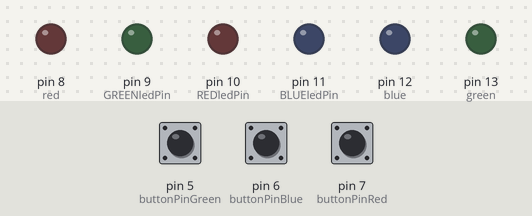
This sketch was run on a simulated Arduino Uno, built with avr-gcc and run on an emulated ATmega328P. Shown: output pins drawn as LEDs (lit = HIGH). Inputs (shaded band) come from the test bench; at power-on: pin 5 (buttonPinGreen) HIGH, pin 6 (buttonPinBlue) HIGH, pin 7 (buttonPinRed) HIGH.

Above: at 1.2 s.
1.3 s: pin 5 (buttonPinGreen) pulled LOW for 0.15 s
At 1.37 s:
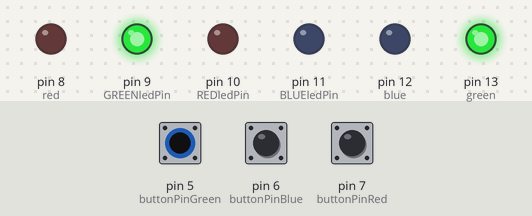
2.9 s: pin 6 (buttonPinBlue) pulled LOW for 0.15 s
At 2.97 s:
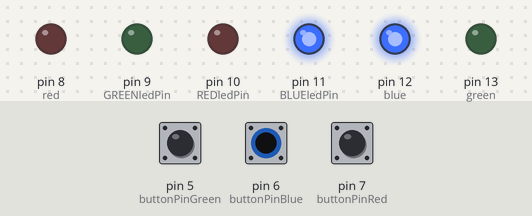
4.5 s: pin 7 (buttonPinRed) pulled LOW for 0.15 s
At 4.57 s:
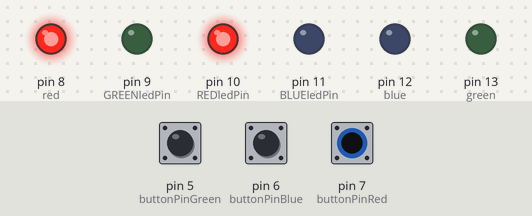
6.1 s: pin 7 (buttonPinRed) pulled LOW for 3.2 s
At 9.9 s:
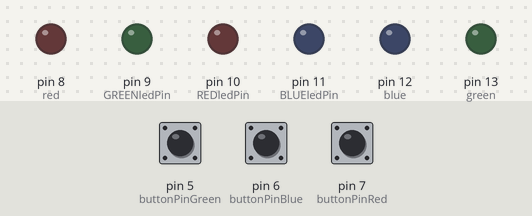
10.8 s: pin 5 (buttonPinGreen) pulled LOW for 3.2 s
At 12.2 s:
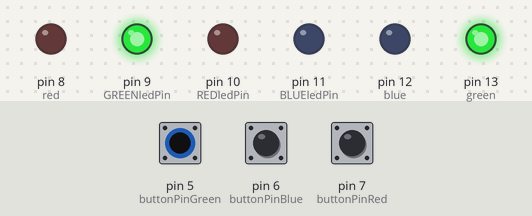
15.5 s: pin 5 (buttonPinGreen) driven LOW and pin 6 (buttonPinBlue) driven LOW
At 15.8 s:
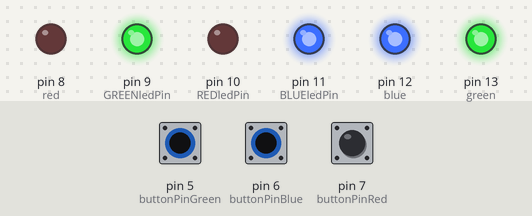
Timing chart, 0 to 18.0 s (numbered marks = the images above; inputs shaded):
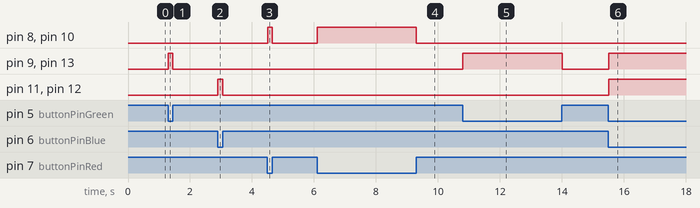

Measured:
- after the input at 1.3 s, pin 9 (GREENledPin), pin 13 (green): LOW → HIGH at once, → LOW 0.15 s later
- after the input at 2.9 s, pin 11 (BLUEledPin), pin 12 (blue): LOW → HIGH at once, → LOW 0.15 s later
- after the input at 4.5 s, pin 8 (red), pin 10 (REDledPin): LOW → HIGH at once, → LOW 0.15 s later
- after the input at 6.1 s, pin 8 (red), pin 10 (REDledPin): LOW → HIGH at once, → LOW 3.2 s later
- after the input at 10.8 s, pin 9 (GREENledPin), pin 13 (green): LOW → HIGH at once, → LOW 3.2 s later
- after the input at 15.5 s, pin 9 (GREENledPin), pin 11 (BLUEledPin), pin 12 (blue), pin 13 (green): LOW → HIGH at once

The sketch:

LEDstrip.ino
```cpp
const int green = 13; //Green LED Strip
const int blue = 12; //Blue LED Strip
const int BLUEledPin =  11; //Blue LED Pin
const int REDledPin =  10; //Red LED Pin
const int GREENledPin =  9; //Green LED Pin
const int red = 8; //Red LED Strip
const int buttonPinRed = 7; // the number of the pushbutton pin
const int buttonPinBlue = 6; // the number of the pushbutton pin
const int buttonPinGreen = 5; // the number of the pushbutton pin

int buttonStateRed = 0; // variable for reading the pushbutton status
int buttonStateBlue = 0; // variable for reading the pushbutton status
int buttonStateGreen = 0; // variable for reading the pushbutton status
int color=0; //Initial State of Color

void setup() {
    // initialize the LED pin as an output:
  pinMode(BLUEledPin, OUTPUT);
  pinMode(REDledPin, OUTPUT);
  pinMode(GREENledPin, OUTPUT);

    // initialize the LED pin as an output:
  pinMode(red, OUTPUT);
  pinMode(blue, OUTPUT);
  pinMode(green, OUTPUT);

  // initialize the pushbutton pin as an input:
  pinMode(buttonPinRed, INPUT);
  digitalWrite(buttonPinRed, HIGH); //Activate internal pull up for switch

   pinMode(buttonPinBlue, INPUT);
  digitalWrite(buttonPinBlue, HIGH); //Activate internal pull up for switch

   pinMode(buttonPinGreen, INPUT);
  digitalWrite(buttonPinGreen, HIGH); //Activate internal pull up for switch
}

void loop() {

   // read the state of the pushbutton value:
  buttonStateRed = digitalRead(buttonPinRed);
  buttonStateBlue = digitalRead(buttonPinBlue);
  buttonStateGreen = digitalRead(buttonPinGreen);

  if (buttonStateRed == LOW && buttonStateBlue == HIGH && buttonStateGreen == HIGH) {
    SetColor(255, 0, 0);
    digitalWrite(red, HIGH);
    digitalWrite(blue, LOW);
    digitalWrite(green, LOW);
  }
  if (buttonStateRed == LOW && buttonStateBlue == LOW && buttonStateGreen == HIGH) {
    SetColor(255, 0, 255);
    digitalWrite(red, HIGH);
    digitalWrite(blue, HIGH);
    digitalWrite(green, LOW);
  }
  if (buttonStateRed == LOW && buttonStateBlue == LOW && buttonStateGreen == LOW) {
    SetColor(255, 255, 255);
    digitalWrite(red, HIGH);
    digitalWrite(blue, HIGH);
    digitalWrite(green, HIGH);
  }
  if (buttonStateRed == HIGH && buttonStateBlue == LOW && buttonStateGreen == LOW) {
    SetColor(0, 255, 255);
    digitalWrite(blue, HIGH);
    digitalWrite(green, HIGH);
    digitalWrite(red, LOW);
  }
  if (buttonStateRed == HIGH && buttonStateBlue == HIGH && buttonStateGreen == LOW) {
    SetColor(0, 255, 0);
    digitalWrite(green, HIGH);
    digitalWrite(red, LOW);
    digitalWrite(blue, LOW);
  }
   if (buttonStateRed == HIGH && buttonStateBlue == HIGH && buttonStateGreen == HIGH) {
    SetColor(0, 0, 0);
    digitalWrite(green, LOW);
    digitalWrite(red, LOW);
    digitalWrite(blue, LOW);
  }
   if (buttonStateRed == HIGH && buttonStateBlue == LOW && buttonStateGreen == HIGH) {
    SetColor(0, 0, 255);
    digitalWrite(blue, HIGH);
    digitalWrite(green, LOW);
    digitalWrite(red, LOW);
  }
  if (buttonStateRed == LOW && buttonStateBlue == HIGH && buttonStateGreen == LOW) {
    SetColor(255, 255, 0);
    digitalWrite(green, HIGH);
    digitalWrite(red, HIGH);
    digitalWrite(blue, LOW);
  }
}

void SetColor(char R,char G,char B)
{
  analogWrite(REDledPin,R);
  analogWrite(GREENledPin,G);
  analogWrite(BLUEledPin,B);
}
```
